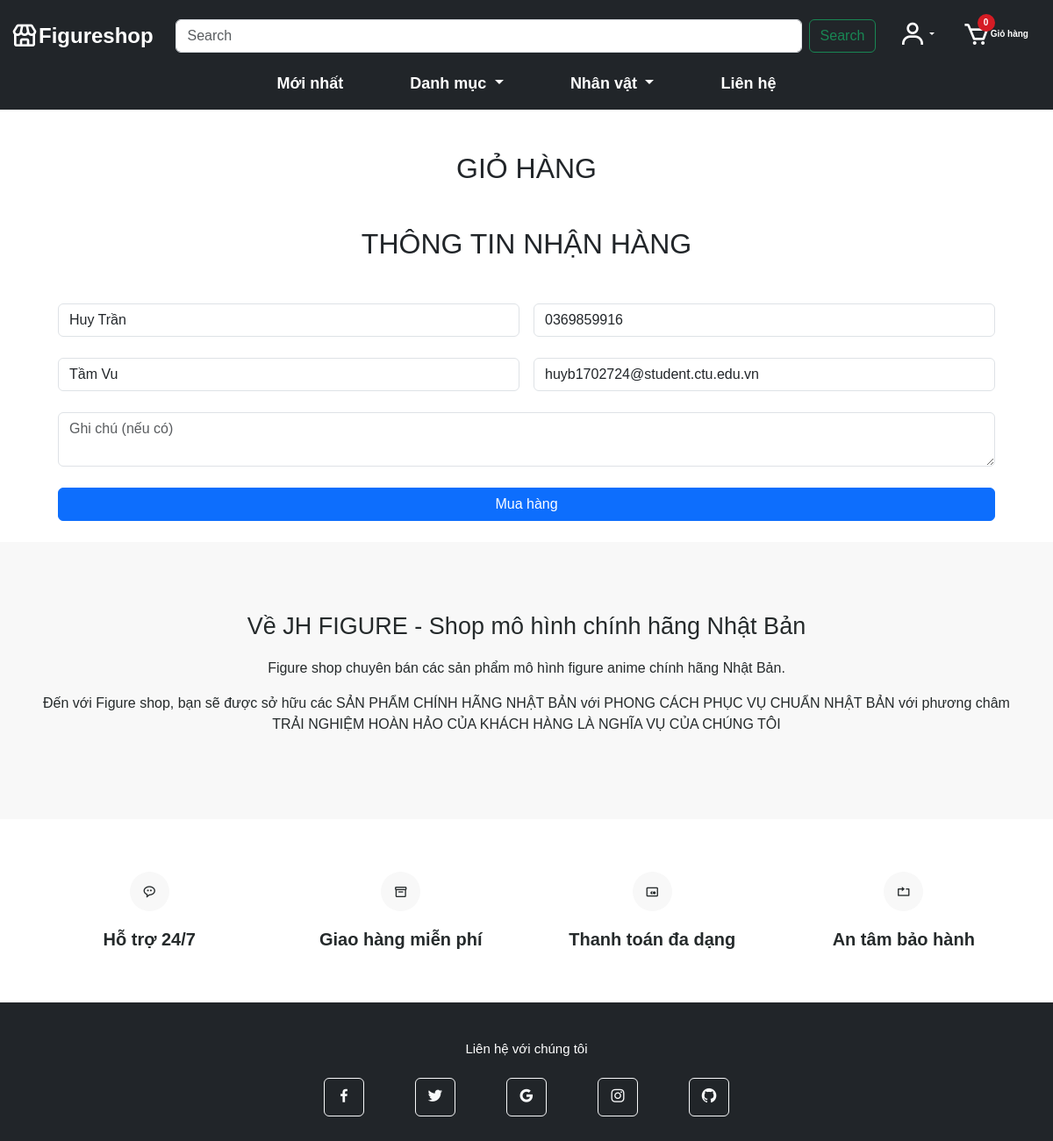
The app's page /public/cart.php (signed in) with its own data.
### tables this page shows
CREATE TABLE `users` (
  `user_id` int(11) NOT NULL,
  `email` varchar(255) NOT NULL,
  `password` varchar(255) DEFAULT NULL,
  `name` varchar(32) NOT NULL,
  `address` varchar(255) DEFAULT NULL,
  `phone` varchar(32) DEFAULT NULL,
  `role_id` int(11) NOT NULL DEFAULT 1
);

### src/User.php (called while the page is built, shortened)
<?php
class User
{
    private $db;
    public function __construct(PDO $pdo)
    {
        $this->db = $pdo;
    }
    public function getUserByUserId($user_id)
    {
        $query = $this->db->prepare("SELECT users.*, roles.role_name
                                    FROM users
                                    INNER JOIN roles ON users.role_id = roles.role_id
                                    WHERE users.user_id = ?");
        $query->execute([$user_id]);
        return $query->fetch(PDO::FETCH_ASSOC);
    }
}

### public/cart.php (the view, shortened to what this page needs)
<?php
require_once '../src/Product.php';
require_once '../src/User.php';
$pdo = DBConnection::getConnection();
$userManager = new User($pdo);
if (isset($_SESSION['user_id'])) {
    $user = $userManager->getUserByUserId($_SESSION['user_id']);
    $defaultName = $user['name'];
    $defaultEmail = $user['email'];
    $defaultPhone = $user['phone'];
    $defaultAddress = $user['address'];
} else {
    $defaultName = '';
    $defaultEmail = '';
    $defaultPhone = '';
    $defaultAddress = '';
}
?>
<!DOCTYPE html>
<html lang="en">
<head>
    <link href='https://unpkg.com/boxicons@2.1.4/css/boxicons.min.css' rel='stylesheet'>
    <link href="https://cdn.jsdelivr.net/npm/bootstrap@5.3.3/dist/css/bootstrap.min.css" rel="stylesheet">
    <link rel="stylesheet" href="../assets/css/main.css">
</head>
<body>
    <?php
    require '../partials/nabar.php';
    ?>
    <main>
        <div class="shop-form text-center m-5">
            <h2>GIỎ HÀNG</h2>
        </div>
        <div class="shop-form text-center m-5">
            <h2>THÔNG TIN NHẬN HÀNG</h2>
        </div>
        <div class="container cart_bottom">
            <form method="post" action="cart.php" id="cart_form">
                <div class="form-row m-4" style="display: flex;">
                    <div class="form-group col-md-6 pe-2">
                        <input type="text" id="name" name="name" class="form-control" placeholder="Tên" value="<?php echo $defaultName; ?>">
                    </div>
                    <div class="form-group col-md-6 ps-2">
                        <input type="tel" id="phone" name="phone" class="form-control" placeholder="Số điện thoại" value="<?php echo $defaultPhone; ?>">
                    </div>
                </div>
                <div class="form-row m-4" style="display: flex;">
                    <div class="form-group col-md-6 pe-2">
                        <input type="text" id="address" name="address" class="form-control" placeholder="Địa chỉ" value="<?php echo $defaultAddress; ?>">
                    </div>
                    <div class="form-group col-md-6 ps-2">
                        <input type="email" id="email" name="email" class="form-control" placeholder="Email" value="<?php echo $defaultEmail; ?>">
                    </div>
                </div>
                <div class="form-group m-4">
                    <textarea id="note" name="notes" class="form-control" placeholder="Ghi chú (nếu có)"></textarea>
                </div>
                <div class="form-group m-4">
                    <button type="submit" id="muahang" name="submit" class="btn btn-primary" style="width: 100%;">Mua hàng</button>
                </div>
            </form>
        </div>
    </main>
    <?php
    require '../partials/footer.php';
    ?>
</body>
</html>

### assets/css/main.css (style rules this page uses)
* { margin: 0; padding: 0; box-sizing: border-box; font-family: "Poppins", sans-serif; }
:root { --black-color: #101010; --white-color: #fff; --white-color-dark: #e3e3e3; --white-color-1-dark: #ddd; --black-color-light: #2d2d2d; --black-color-2-light: #3e3e3e; --black-color-3-light: #4d4d4d; --black-color-4-light: #5d5d5d; --card-color: #f5f5f5; --card-background-color: #f4eeee; --red-color-1: #ff0000; --red-color-2: rgb(178, 34, 34); --red-color-3: rgb(220, 20, 60); --red-color-4: #d51c24; --red-color-7: #d72831; --red-color-5: rgb(205, 92, 92); --red-color-6: rgb(240, 128, 128); --primary: #1976d2; --warning: #fbc02d; --success: #388e3c; }

### records on screen
users: name "Huy Trần", phone "0369859916", address "Tầm Vu", email "huyb1702724@student.ctu.edu.vn"

### other values on screen
$totalItems "0"
